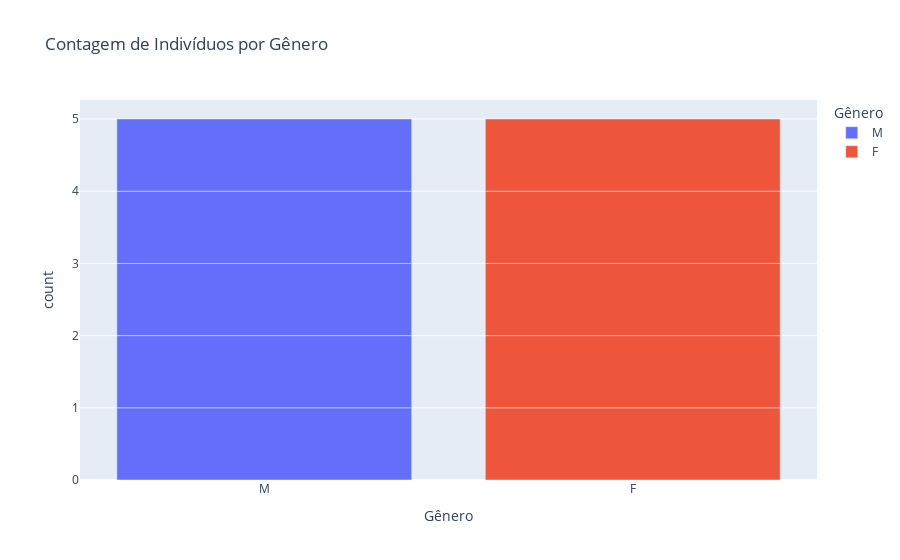

The cell this chart's notebook holds for it:
### Code cell
## Criando um gráfico interativo de barras mostrando a contagem de indivíduos por 'gender'
import plotly.express as px

fig = px.bar(saude, x='gender', color='gender', title="Contagem de Indivíduos por Gênero",
             labels={'gender': 'Gênero'})                           line=dict(width=2, color='DarkSlateGrey')))

fig.show()

### Figure 1 — Plotly figure (JSON) as saved in the notebook; plotly's stock layout.template omitted (floating-point values rounded to 4 significant figures)
{"data": [{"alignmentgroup": "True", "hovertemplate": "Gênero=%{x}<br>count=%{y}<extra></extra>", "legendgroup": "M", "marker": {"color": "#636efa", "pattern": {"shape": ""}}, "name": "M", "offsetgroup": "M", "orientation": "v", "showlegend": true, "textposition": "auto", "type": "bar", "x": ["M", "M", "M", "M", "M"], "xaxis": "x", "y": [1, 1, 1, 1, 1], "yaxis": "y"}, {"alignmentgroup": "True", "hovertemplate": "Gênero=%{x}<br>count=%{y}<extra></extra>", "legendgroup": "F", "marker": {"color": "#EF553B", "pattern": {"shape": ""}}, "name": "F", "offsetgroup": "F", "orientation": "v", "showlegend": true, "textposition": "auto", "type": "bar", "x": ["F", "F", "F", "F", "F"], "xaxis": "x", "y": [1, 1, 1, 1, 1], "yaxis": "y"}], "layout": {"barmode": "relative", "legend": {"title": {"text": "Gênero"}, "tracegroupgap": 0}, "title": {"text": "Contagem de Indivíduos por Gênero"}, "xaxis": {"anchor": "y", "categoryarray": ["M", "F"], "categoryorder": "array", "domain": [0, 1], "title": {"text": "Gênero"}}, "yaxis": {"anchor": "x", "domain": [0, 1], "title": {"text": "count"}}}}
